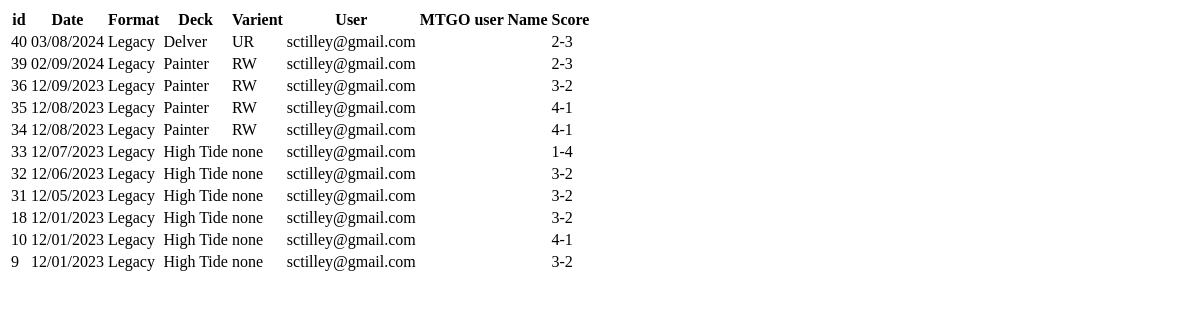
/leaguetable/, run on an earlier commit of the app's database.
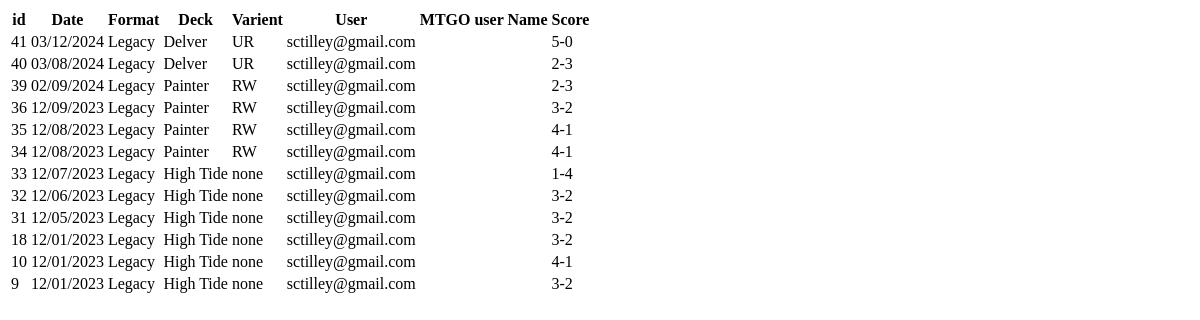
And on a later commit of the database.
### core/models.py (models this page shows, shortened)
class League(models.Model):
    mtgFormat = models.ForeignKey(MtgFormat, null=True, on_delete=models.CASCADE, related_name="mformat")
    user = models.ForeignKey(CustomUser, null=True, on_delete=models.CASCADE)
    dateCreated = models.DateTimeField(default=timezone.now)
    myDeck = models.ForeignKey(Deck, null=True, on_delete=models.CASCADE, related_name="mydeckl")
    myFlavor = models.ForeignKey(Flavor, null=True, default=None, on_delete=models.CASCADE, related_name="myflavorl")
    isFinished = models.BooleanField('finished', default=False)

class MtgFormat(models.Model):
    name = models.CharField(max_length=200)
    def __str__(self):
        return self.name

class Deck(models.Model):
    name = models.CharField(verbose_name="deck name", max_length=25)
    mtgFormat = models.ForeignKey(MtgFormat, null=True, on_delete=models.CASCADE)
    archetype = models.ForeignKey(Archetype, null=True, on_delete=models.CASCADE)
    dateCreated = models.DateTimeField(default=timezone.now)
    def __str__(self):
        return str(self.name)

class Flavor(models.Model):
    name = models.CharField(max_length=30, default='none')
    deck = models.ForeignKey(Deck, null=True, on_delete=models.CASCADE, related_name="flavors")
    isdefault = models.BooleanField('default', default=False)
    def __str__(self):
        return f'{self.name}'

### users/models.py (models this page shows)
class CustomUser(AbstractUser):
    username = None
    email = models.EmailField(_("email address"), unique=True)
    USERNAME_FIELD = "email"
    REQUIRED_FIELDS = []
    objects = CustomUserManager()
    def __str__(self):
        return self.email

### core/views.py (the view)
# urls.py: path('leaguetable/', views.leaguetable, name='leaguetable'),
def leaguetable(request):
    Leagues = League.objects.filter(isFinished=1).annotate(wins=Count("matches", filter=Q(matches__didjawin=1))).order_by("-dateCreated")
    context = {
    'Leagues': Leagues,
    }
    return render(request, 'core/partials/stats/leaguetable.html', context)

### core/templates/core/partials/stats/leaguetable.html (shortened to what this page needs)
{% load static %}
<table class="stable" id="allleaguestable">
    <thead>
      <tr>
        <th>id </th>
        <th>Date </th>
        <th>Format </th>
        <th>Deck </th>
        <th>Varient </th>
        <th>User </th>
        <th>MTGO user Name </th>
        <th>Score </th>
      </tr>
    </thead>
    <tbody>
      {% for league in Leagues %}
      <tr>
        <td>{{league.id}}</td>
        <td>{{league.dateCreated|date:"SHORT_DATE_FORMAT"}}</td>
        <td>{{league.mtgFormat}}</td>
        <td>{{league.myDeck}}</td>
        <td>{{league.myFlavor}}</td>
        <td>{{league.user}}</td>
        <td>{{league.mtgoUserName}}</td>
        <td>
          {% if league.wins == 5 %}
          5-0
          {% elif league.wins == 4 %}
              4-1
          {% elif league.wins == 3 %}
              3-2
          {% elif league.wins == 2 %}
              2-3
          {% elif league.wins == 1 %}
              1-4
          {% elif league.wins == 0 %}
              0-5
          {% else %}
              {{league.wins}}
          {% endif %}
        </td>
      </tr>
      {% endfor %}
    </tbody>
</table>

What changed in the data, as far as the page shows it:
now on this page (row edited): League: id "41", dateCreated "03/12/2024", mtgFormat "Legacy", myDeck "Delver", myFlavor "UR", user "sctilley@gmail.com", shows "5-0"
